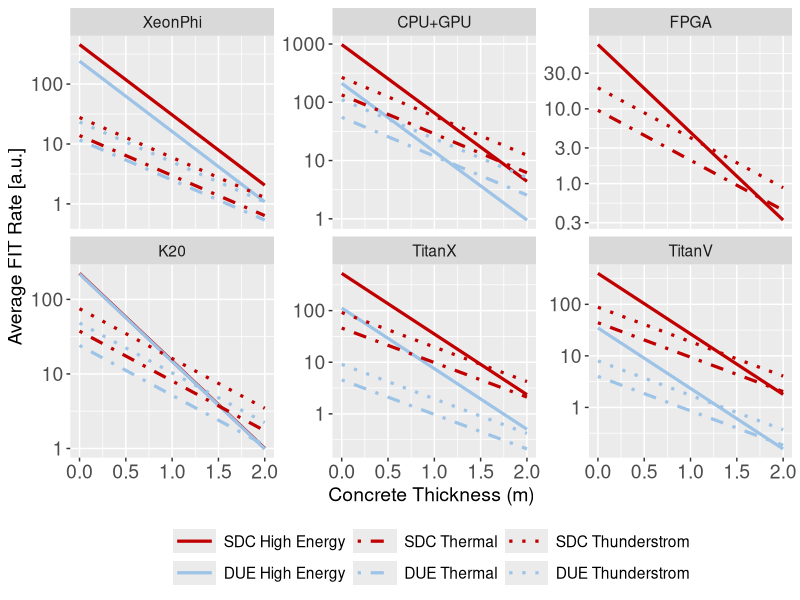

This figure's R source:
## ---- chunk 1
knitr::opts_chunk$set(echo = TRUE)
## ---- chunk 2
library(ggplot2)
library(reshape2)

dat = read.csv("data_formatted.csv",sep=",")

dat$cross_section_SDC_thermals = dat$cross_section_SDC_thermals / (4.96/2.71)

summary(dat)
## ---- chunk 3
datNormalized = dat
for (board in unique(dat$Device)) {
  # Get all cross section values for one device
  tmp_values = c(subset(dat,dat$Device==board)$cross_section_SDC_high, subset(dat,dat$Device==board)$cross_section_DUE_high, subset(dat,dat$Device==board)$cross_section_SDC_thermals, subset(dat,dat$Device==board)$cross_section_DUE_thermals)
  tmp_values = tmp_values[tmp_values > 0] # remove zeros in case there is zeros
  tmp_min = min(tmp_values, na.rm=TRUE) # get the minimum cross section value
  print(paste("Device: ", board, "; Minimum: ",tmp_min))
  
  # Normalize all date from one device to the minimum value found
  datNormalized[datNormalized$Device == board, ]$cross_section_SDC_high = datNormalized[datNormalized$Device == board, ]$cross_section_SDC_high / tmp_min
  datNormalized[datNormalized$Device == board, ]$cross_section_DUE_high = datNormalized[datNormalized$Device == board, ]$cross_section_DUE_high / tmp_min
  datNormalized[datNormalized$Device == board, ]$cross_section_SDC_thermals = datNormalized[datNormalized$Device == board, ]$cross_section_SDC_thermals / tmp_min
  datNormalized[datNormalized$Device == board, ]$cross_section_DUE_thermals = datNormalized[datNormalized$Device == board, ]$cross_section_DUE_thermals / tmp_min
}

## ---- chunk 4
dat_mean = aggregate(datNormalized[, c('cross_section_SDC_high', 'cross_section_DUE_high', 'cross_section_SDC_thermals', 'cross_section_DUE_thermals')], list(datNormalized$Device), mean, na.rm=TRUE,na.action = na.omit)
#dat_mean
## ---- chunk 5
FIT_by_thickness <- function(df){
  attenuation_length_high_energy=0.37 #JEDEC data
  attenuation_length_thermals=0.65 #JEDEC data
  initial_high_flux = 13 
  initial_thermal_flux = 4
  initial_thunderstorm_flux = 8

  datFIT = data.frame(matrix(ncol = 7, nrow = 0))
  colnames(datFIT) = c('Thickness', 'SDC_FIT_high', 'DUE_FIT_high', 'SDC_FIT_thermal', 'DUE_FIT_thermal', 'SDC_FIT_thunderstom', 'DUE_FIT_thunderstom')
  row=1
  for (i in seq(from=0.0, to=2, by=0.01)) {
    datFIT[row,'Thickness'] = i
    high_flux = initial_high_flux*exp(-i/attenuation_length_high_energy)
    thermal_flux = initial_thermal_flux*exp(-i/attenuation_length_thermals)
    thunderstorm_flux = initial_thunderstorm_flux*exp(-i/attenuation_length_thermals)
    #dat[row,'High_Energy_Attenuation'] = dat[row,'Neutron_Flux']/initial_flux
    #dat[row,'Thermal_Attenuation'] = dat[row,'Thermal_Neutron_Flux']/initial_flux
    
    datFIT[row,'SDC_FIT_high'] = df$cross_section_SDC_high * high_flux
    datFIT[row,'DUE_FIT_high'] = df$cross_section_DUE_high * high_flux
    datFIT[row,'SDC_FIT_thermal'] = df$cross_section_SDC_thermals * thermal_flux
    datFIT[row,'DUE_FIT_thermal'] = df$cross_section_DUE_thermals * thermal_flux
    datFIT[row,'SDC_FIT_thunderstom'] = df$cross_section_SDC_thermals * thunderstorm_flux
    datFIT[row,'DUE_FIT_thunderstom'] = df$cross_section_DUE_thermals * thunderstorm_flux
    row = row+1
  }
  datFITmelted = melt(datFIT, id.vars = 'Thickness')
  return(datFITmelted)
}

plot_fit <- function(df){
  legendLabels=c("SDC High Energy", "DUE High Energy", "SDC Thermal", "DUE Thermal", "SDC Thunderstrom", "DUE Thunderstrom")
  plot = ggplot(df, aes(x=Thickness, y=value, color=variable, linetype=variable)) +
  scale_color_manual(name="Energy", values=c(
  "#C00000"
  , "#9DC3E6"
  , "#C00000"
  , "#9DC3E6"
  , "#C00000"
  , "#9DC3E6"
  ), labels=legendLabels) +
  scale_linetype_manual(name="Energy", values=c(
  "solid"
  , "solid"
  , "dashed"
  , "dashed"
  , "dotdash"
  , "dotdash"
  ), labels=legendLabels) +
  scale_y_log10() +
  geom_line(size=1.1) +
  labs(x = "Concrete Thickness (m)", y = "Average FIT Rate [a.u.]") +
  theme(legend.title = element_blank(), legend.position="bottom",axis.text.x=element_text(size=14) , axis.text.y=element_text(size=14) , text = element_text(size = 14))
  return(plot)
}

plot_fit_facet <- function(df, ncols=3){
  legendLabels=c("SDC High Energy", "DUE High Energy", "SDC Thermal", "DUE Thermal", "SDC Thunderstrom", "DUE Thunderstrom")
  plot = ggplot(df, aes(x=Thickness, y=value, color=variable, linetype=variable)) +
  facet_wrap(device ~ ., ncol=ncols, scales="free_y") +
  scale_color_manual(name="Energy", values=c(
  "#C00000"
  , "#9DC3E6"
  , "#C00000"
  , "#9DC3E6"
  , "#C00000"
  , "#9DC3E6"
  ), labels=legendLabels) +
  scale_linetype_manual(name="Energy", values=c(
  "solid"
  , "solid"
  , "dotdash"
  , "dotdash"
  , "dotted"
  , "dotted"
  ), labels=legendLabels) +
  scale_y_log10() +
  geom_line(size=1.1) +
  labs(x = "Concrete Thickness (m)", y = "Average FIT Rate [a.u.]") +
  theme(legend.title = element_blank(), legend.position="bottom",axis.text.x=element_text(size=14) , axis.text.y=element_text(size=14) , text = element_text(size = 14), legend.key.width=unit(1.1, "cm"))
  return(plot)
}

dfPlot <- data.frame()
dfTX = FIT_by_thickness(dat_mean[dat_mean$Group.1 == 'TitanX',])
dfTX$device = "TitanX"
dfPlot = rbind.data.frame(dfPlot, dfTX)
dfTV = FIT_by_thickness(dat_mean[dat_mean$Group.1 == 'TitanV',])
dfTV$device = "TitanV"
dfPlot = rbind.data.frame(dfPlot, dfTV)
dfK20 = FIT_by_thickness(dat_mean[dat_mean$Group.1 == 'K20',])
dfK20$device = "K20"
dfPlot = rbind.data.frame(dfPlot, dfK20)
#dfC = FIT_by_thickness(dat_mean[dat_mean$Group.1 == 'CPU',])
#dfC$device = "APU-CPU"
#dfPlot = rbind.data.frame(dfPlot, dfC)
dfCG = FIT_by_thickness(dat_mean[dat_mean$Group.1 == 'CPU+GPU',])
dfCG$device = "CPU+GPU"
dfPlot = rbind.data.frame(dfPlot, dfCG)
#dfG = FIT_by_thickness(dat_mean[dat_mean$Group.1 == 'GPUembedded',])
#dfG$device = "APU-GPU"
#dfPlot = rbind.data.frame(dfPlot, dfG)


#ggsave(plot_fit_facet(dfPlot), file='apus-gpus-concrete.pdf', width = 12, height = 7)

#dfPlot <- data.frame()
dfXP = FIT_by_thickness(dat_mean[dat_mean$Group.1 == 'XeonPhi',])
dfXP$device = "XeonPhi"
dfPlot = rbind.data.frame(dfPlot, dfXP)
dfF = FIT_by_thickness(dat_mean[dat_mean$Group.1 == 'FPGA',])
dfF$device = "FPGA"
dfPlot = rbind.data.frame(dfPlot, dfF)
dfPlot$device <- factor(dfPlot$device, levels = c("XeonPhi", "CPU+GPU", "FPGA", "K20", "TitanX", "TitanV"))

##ggsave(plot_fit_facet(dfPlot,ncols=1), file='xeon-fpga-concrete.pdf', width = 5, height = 7)

ggsave(plot_fit_facet(dfPlot,ncols=3), file='fit-concrete.pdf', width = 12, height = 7)

